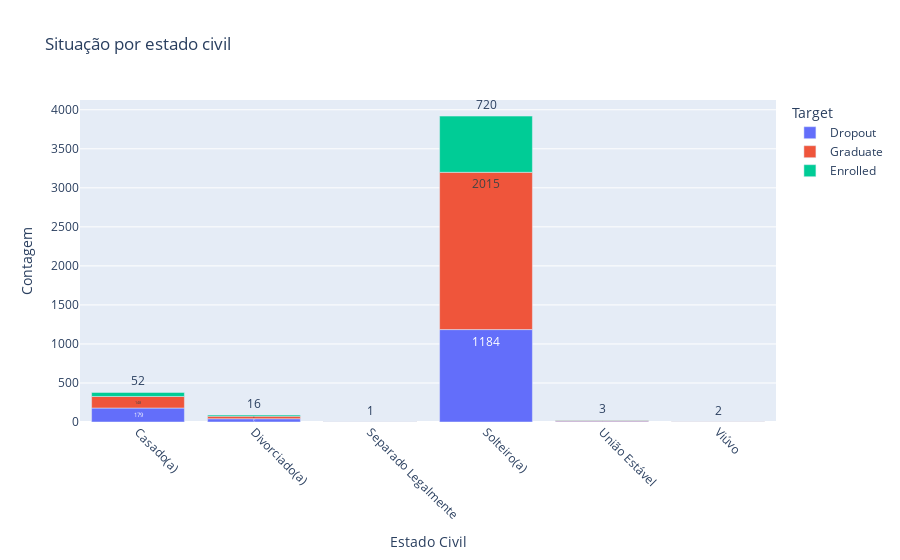

The cell this chart's notebook holds for it:
### Code cell
fig = px.bar(stu_mtsts, x='Marital status', y= 'Count', color='Target', 
             title="Situação por estado civil", 
             labels={'Marital status': 'Estado Civil', 'Count': 'Contagem'})

# Adicione rótulos de dados nas barras
fig.update_traces(texttemplate='%{y}', textposition='outside')

# Rotacione os rótulos do eixo x
fig.update_xaxes(tickangle=45)

# Exiba o gráfico
fig.show()

### Figure 1 — Plotly figure (JSON) as saved in the notebook; plotly's stock layout.template omitted (floating-point values rounded to 4 significant figures)
{"data": [{"alignmentgroup": "True", "hovertemplate": "Target=Dropout<br>Estado Civil=%{x}<br>Contagem=%{y}<extra></extra>", "legendgroup": "Dropout", "marker": {"color": "#636efa", "pattern": {"shape": ""}}, "name": "Dropout", "offsetgroup": "Dropout", "orientation": "v", "showlegend": true, "textposition": "outside", "texttemplate": "%{y}", "type": "bar", "x": ["Casado(a)", "Divorciado(a)", "Separado Legalmente", "Solteiro(a)", "União Estável", "Viúvo"], "xaxis": "x", "y": [179, 42, 4, 1184, 11, 1], "yaxis": "y"}, {"alignmentgroup": "True", "hovertemplate": "Target=Graduate<br>Estado Civil=%{x}<br>Contagem=%{y}<extra></extra>", "legendgroup": "Graduate", "marker": {"color": "#EF553B", "pattern": {"shape": ""}}, "name": "Graduate", "offsetgroup": "Graduate", "orientation": "v", "showlegend": true, "textposition": "outside", "texttemplate": "%{y}", "type": "bar", "x": ["Casado(a)", "Divorciado(a)", "Separado Legalmente", "Solteiro(a)", "União Estável", "Viúvo"], "xaxis": "x", "y": [148, 33, 1, 2015, 11, 1], "yaxis": "y"}, {"alignmentgroup": "True", "hovertemplate": "Target=Enrolled<br>Estado Civil=%{x}<br>Contagem=%{y}<extra></extra>", "legendgroup": "Enrolled", "marker": {"color": "#00cc96", "pattern": {"shape": ""}}, "name": "Enrolled", "offsetgroup": "Enrolled", "orientation": "v", "showlegend": true, "textposition": "outside", "texttemplate": "%{y}", "type": "bar", "x": ["Casado(a)", "Divorciado(a)", "Separado Legalmente", "Solteiro(a)", "União Estável", "Viúvo"], "xaxis": "x", "y": [52, 16, 1, 720, 3, 2], "yaxis": "y"}], "layout": {"barmode": "relative", "legend": {"title": {"text": "Target"}, "tracegroupgap": 0}, "title": {"text": "Situação por estado civil"}, "xaxis": {"anchor": "y", "domain": [0, 1], "tickangle": 45, "title": {"text": "Estado Civil"}}, "yaxis": {"anchor": "x", "domain": [0, 1], "title": {"text": "Contagem"}}}}
